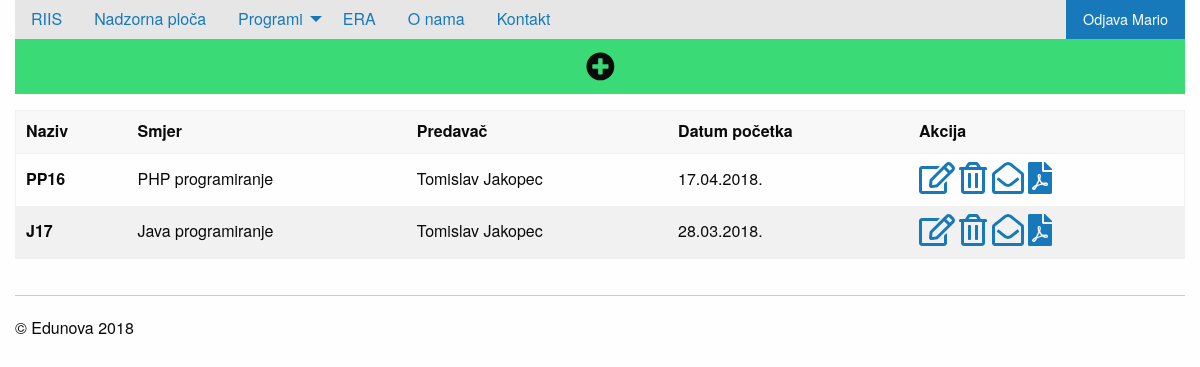
The page /privatno/grupe/index.php (signed in) on the database its author committed.
### tables this page shows
create table grupa(
sifra int not null primary key auto_increment,
smjer int not null,
naziv varchar(50) not null,
predavac int not null,
datumpocetka datetime 
);

create table smjer(
sifra int not null primary key auto_increment,
naziv varchar(50) not null,
cijena decimal(18,2) not null,
upisnina decimal(18,2) not null,
brojsati int not null
);

### privatno/grupe/index.php (the view, shortened to what this page needs)
<?php include_once '../../konfiguracija.php';
$veza->exec("update programoperater set
brojotvaranja=brojotvaranja+1 where program=2
and operater=" . $_SESSION[$appID."autoriziran"]->sifra . ";");
?>
<!doctype html>
<html class="no-js" lang="en" dir="ltr">
  <head>
    <?php include_once '../../include/head.php'; ?>
  </head>
  <body>
    <div class="grid-container">
      	<?php include_once '../../include/izbornik.php'; ?>
      	<div class="grid-x grid-padding-x">
			<div class="large-12 cell">
				<a href="novi.php" class="button success expanded"><i class="fas fa-plus-circle fa-2x"></i></a>
				<table>
					<thead>
						<tr>
							<th>Naziv</th>
							<th>Smjer</th>
							<th>Predavač</th>
							<th>Datum početka</th>
							<th>Akcija</th>
						</tr>
					</thead>
					<tbody>
					<?php
					$izraz = $veza->prepare("
						select a.sifra,
						a.naziv,
						b.naziv as smjer,
						concat(d.ime, ' ', d.prezime) as predavac,
						a.datumpocetka
						from grupa a
						inner join smjer b on a.smjer=b.sifra
						inner join predavac c on a.predavac=c.sifra
						inner join osoba d on c.osoba=d.sifra
						order by a.datumpocetka desc;
					");
					$izraz->execute();
					$rezultati = $izraz->fetchAll(PDO::FETCH_OBJ);
					foreach ($rezultati as $red):
					?>
						<tr>
							<td style="font-weight: bold;"><?php echo $red->naziv; ?></td>
							<td><?php echo $red->smjer; ?></td>
							<td><?php echo $red->predavac; ?></td>
							<td><?php
							if($red->datumpocetka!=null){
								echo date("d.m.Y.",strtotime($red->datumpocetka));
							}
							 ?></td>
							<td>
								<a href="promjena.php?sifra=<?php echo $red->sifra; ?>"><i class="far fa-edit fa-2x"></i></a>
								<a href="brisanje.php?sifra=<?php echo $red->sifra; ?>"><i class="far fa-trash-alt fa-2x"></i></a>
								<a class="posaljiEmail" id="pe_<?php echo $red->sifra ?>" href="#"><i class="far fa-envelope-open fa-2x"></i></a>
								<a target="_blank"  href="ispisPDF.php?sifra=<?php echo $red->sifra; ?>"><i class="fas fa-file-pdf fa-2x"></i></a>
							</td>
						</tr>
					<?php endforeach; ?>
					</tbody>
				</table>
			</div>
		</div>
		<?php include_once '../../include/podnozje.php'; ?>
    </div>
  </body>
</html>

### rows shown on the page
grupa: naziv "PP16", smjer.naziv "PHP programiranje", predavac "Tomislav Jakopec", datumpocetka "17.04.2018."
grupa: naziv "J17", smjer.naziv "Java programiranje", predavac "Tomislav Jakopec", datumpocetka "28.03.2018."

### other values the page prints
$opis "RIIS Nadzorna ploča ERA O nama Kontakt"
$_SESSION[$appID."autoriziran"]->ime "Mario"
